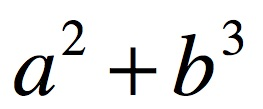
#> input picture testimg/clear.jpg, 263 x 109 px
$ python bounding.py testimg/clear.jpg   (older library calls are emulated)
#> lines starting #> are read from the running program, lines starting #| are printed output that depends on the picture; after the words box and inside, x2 and y2 are one past the last pixel; in counts of white or black regions, pixels touching at a corner belong together
import cv2
import sys
import os
img_name = sys.argv[1]
os.mkdir(img_name+"result")
test= cv2.imread(img_name,cv2.IMREAD_GRAYSCALE)
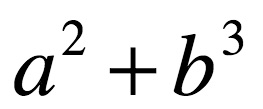
#> test: shape (109, 263); min 0, max 255, mean 233.1
test = cv2.copyMakeBorder(test,1,1,1,1,cv2.BORDER_CONSTANT,value=0)
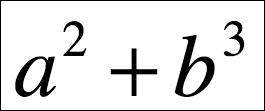
#> test: shape (111, 265); min 0, max 255, mean 227.2
width,height=test.shape
#> width = 111; height = 265
if width%2==0:
    block=width+1
else:
    block=width
#> block = 111
#ret,test_ex_bin= cv2.threshold(test,127,255,0)
#cv2.imwrite('test_bin.jpg',test_ex_bin)
test_ex_bin  = cv2.adaptiveThreshold(test,255,cv2.ADAPTIVE_THRESH_GAUSSIAN_C,cv2.THRESH_BINARY,block,0)
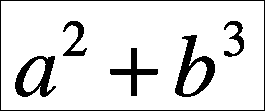
#> test_ex_bin: shape (111, 265); 88.1% white; 6 black regions
#test_ex_bin = cv2.resize(test_ex_bin,(2*327,2*67)
#test_ex_bin = cv2.erode(test_ex_bin,kernel)

image, contours, hierarchy = cv2.findContours(test_ex_bin,cv2.RETR_TREE,cv2.CHAIN_APPROX_SIMPLE)
#> contours = 8 contours; box (x1, y1, x2, y2) and area: (1, 1, 264, 110) 28296, (174, 34, 216, 98) 1476, (14, 55, 57, 98) 1270, (109, 47, 159, 97) 630, (183, 61, 207, 94) 447, (23, 59, 46, 92) 428, (62, 20, 88, 57) 387, (223, 20, 245, 58) 342
for i in range(0,len(contours)):
    if hierarchy[0][i][3]==0:
        x, y, w, h = cv2.boundingRect(contours[i])
        if w*h > 30:
            cv2.rectangle(image, (x,y), (x+w,y+h), (153,153,0), 1)
            newimage=test[y:y+h,x:x+w]
            cv2.imwrite(img_name+"result/"+str(i)+".jpg",newimage)
            print (w*h)
#> this loop made 8 passes
#> (x, y, w, h) on passes 2, 4, 5, 7, 8: (14, 55, 43, 43), (109, 47, 50, 50), (174, 34, 42, 64), (223, 20, 22, 38), (62, 20, 26, 37)
#| 1849
#| 2500
#| 2688
#| 836
#| 962
#> pass 2, `newimage=test[y:y+h,x:x+w]`:
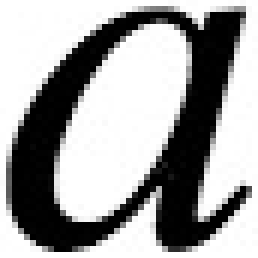
#> newimage: shape (43, 43) (shown 6 times larger); min 0, max 255, mean 160.7
#> after the loop:
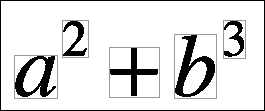
#> image: shape (111, 265); 2.82% of pixels changed, all inside (x1, y1, x2, y2) = (14, 20, 246, 99)

    #can add root judgement here

cv2.imwrite(img_name+"result/write.jpg",image)
